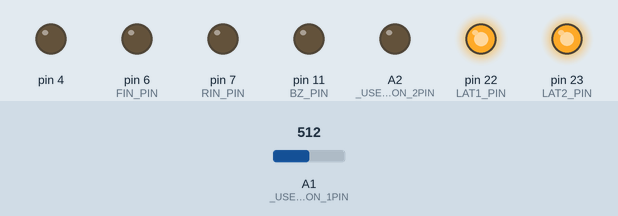
Simulated run of this sketch. Board: Arduino Leonardo, built with avr-gcc and run on an emulated ATmega32U4. On the bench: output pins drawn as LEDs (lit = HIGH). Inputs (shaded band) come from the test bench; at power-on: A1 (_USER_CON_1PIN) = 512.

Above: at 0.26 s.
Timing chart, 0 to 2.0 s (numbered marks = the images above):
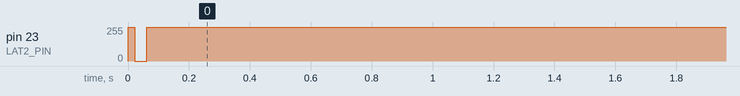

Measured:
- by itself, pin 23 (LAT2_PIN): 0/255 → 254/255 at 0.00 s, → 255/255 0.46 s later

The sketch:

kadai5.ino
```cpp
// 15:24

#define USE_TIMER3_ISR
#include "mono_con.h"

int x, angle;
int move = 0;
int phase = 0;
bool ismoving = false;

word in, tc;

int getangle(int pos) {
	return map(pos, 0, 1023, 0, 60);
}

ISR(TIMER3_COMPA_vect) {
	if (in++ > 5) {
		in = 0;

		x = analogRead(A1);
		angle = getangle(x);
	}

	if (ismoving) tc++;
	else tc = 20;
}

void setup() {
	config_init();
	serial_init();

	x = analogRead(A1);
}


void loop() {
	static int preangle = -1;
	angle = getangle(x);

	if (angle != preangle) {
		move += angle - preangle;
		preangle = angle;
	}

	if (move > 0) {
		ismoving = true;
		if (tc > 20) {
			tc = 0;
			if (++phase > 3) phase = 0;
			lm.color.SM = stepm_init(phase);
			led_stepmotor(lm.b8);
			move--;
		}
	} else if (move < 0) {
		ismoving = true;
		if (tc > 20) {
			tc = 0;
			if (--phase < 0) phase = 3;
			lm.color.SM = stepm_init(phase);
			led_stepmotor(lm.b8);
			move++;
		}
	} else {
		ismoving = false;
	}
}
```

mono_con.h
```cpp
//===================================================================================================================
//
//  高校生ものづくりコンテスト2026岡山県大会用 ArduinoShield
//
//    出力回路: 百エディケーション製
//    https://hyakuedu.wordpress.com/
//
//    CPU Board: Arduino MEGA 2560 R3
//                                     2026/01/08 OKAKO
//
//===================================================================================================================
#ifndef _MONO_CON_2026_H
#define _MONO_CON_2026_H

//--- Arduino  ATmega2560 Input
#define _USER_CON_1PIN A1
#define _USER_CON_2PIN A2
#define _USER_CON_3PIN 17
#define _USER_CON_4PIN 18
#define _USER_CON_5PIN 19
#define _USER_CON_6PIN 40
#define _USER_CON_7PIN 42
#define _USER_CON_8PIN 20 //GND

//--- OKAKO_Shield_CN2
#define BOARD_SW_PIN 26
#define BZ_PIN 11
#define FIN_PIN 6
#define RIN_PIN 7
#define LAT2_PIN 23
#define LAT1_PIN 22
#define SCK_PIN 24
#define SDI_PIN 25

//--- セグメントLED 0-9,blank
const int num[11] = { 0x3f, 0x06, 0x5b, 0x4f, 0x66,  //0, 1, 2, 3, 4
                      0x6d, 0x7d, 0x27, 0x7f, 0x6f,  //5, 6, 7, 8, 9
                      0x00 };                        //blank

//--- レジスタ初期設定
void config_init(void) {
  pinMode(_USER_CON_1PIN, INPUT);
  pinMode(_USER_CON_2PIN, INPUT);
  pinMode(_USER_CON_3PIN, INPUT);
  pinMode(_USER_CON_4PIN, INPUT);
  pinMode(_USER_CON_5PIN, INPUT);
  pinMode(_USER_CON_6PIN, INPUT);
  pinMode(_USER_CON_7PIN, INPUT);

  pinMode(_USER_CON_8PIN, OUTPUT);
  digitalWrite(_USER_CON_8PIN, LOW); //IN_D4をGND設定

  pinMode(BOARD_SW_PIN, INPUT);
  pinMode(BZ_PIN, OUTPUT);
  pinMode(RIN_PIN, OUTPUT);
  pinMode(FIN_PIN, OUTPUT);
  pinMode(LAT1_PIN, OUTPUT);
  pinMode(LAT2_PIN, OUTPUT);
  pinMode(SCK_PIN, OUTPUT);
  pinMode(SDI_PIN, OUTPUT);

  ////////// DCモータ制御用PWM信号生成用のタイマ(Timer4)の周波数を31.37KHzに変更 //////////
  TCCR4B = (TCCR4B & 0b11111000) | 0x01;

#ifdef USE_TIMER3_ISR
  ////////// 1ms割り込み用のタイマ(Timer3)の初期化 //////////
  TCCR3A = 0;
  TCCR3B = 0x0b;
  // OCR3A = 124;
  OCR3A = 249;
  TIMSK3 = 2;
#endif
}

//--- 構造体宣言bitset
struct bitset {
  int SDI : 1;   // bit0 シリアルデータ
  int SCK : 1;   // bit1 シリアルクロック
  int LAT1 : 1;  // bit2 7seg LED 系ラッチ
  int LAT2 : 1;  // bit3 フルカラーLED,step モータ系ラッチ
  int DCM : 2;   // bit4,5 DC モータの動作モード
  int BZ : 1;    // bit6 圧電スピーカ
  int TSW : 1;   // bit7 タクトスイッチ入力
};
struct bitset RC;  // 構造体変数

//--- 共用体宣言lm (LED & step Motor)
union {
  struct {               //--- 構造体宣言，bit というグループ名
    int SM : 4;   // bit0 ～ bit3 ステッピングモータ励磁信号
    int R : 1;    // bit4 フルカラーLED，赤色
    int B : 1;    // bit5 フルカラーLED，青色
    int G : 1;    // bit6 フルカラーLED，緑色
    int res : 1;  // bit7 未使用
  } bit;          // bit アクセス名
  struct {
    int SM : 4;
    int GBR : 3;  // フルカラーLED, カラーコードを3bitで指定
    int res : 1;
  } color;  // GBRを3ビットアクセス名
  int b8;   // byte アクセス名
} lm;       // 共用体変数名

//--- U1,U2,U3初期化
void serial_init(void) {
  // U1, U2
  digitalWrite(LAT1_PIN, LOW);
  shiftOut(SDI_PIN, SCK_PIN, MSBFIRST, 0x00);
  shiftOut(SDI_PIN, SCK_PIN, MSBFIRST, 0x00);
  digitalWrite(LAT1_PIN, HIGH);

  // U3
  digitalWrite(LAT2_PIN, LOW);
  shiftOut(SDI_PIN, SCK_PIN, MSBFIRST, 0x00);
  digitalWrite(LAT2_PIN, HIGH);
}

//--- 2桁7セグメントLEDの表示関数
void disp(char leftPat, char rightPat) {
  digitalWrite(LAT1_PIN, LOW);
  shiftOut(SDI_PIN, SCK_PIN, MSBFIRST, leftPat);
  shiftOut(SDI_PIN, SCK_PIN, MSBFIRST, rightPat);
  digitalWrite(LAT1_PIN, HIGH);
}

//--- ステッピングモータの初期設定関数
int stepm_init(int n) {
  int spm[5] = { 0x9,     // A
                 0xc,     // B
                 0x6,     // nA
                 0x3,     // nB
                 0x00 };  // Stop

  return spm[n];
}

//--- フルカラーLEDとステッピングモータの動作制御関数
void led_stepmotor(char n) {
  digitalWrite(LAT2_PIN, LOW);
  shiftOut(SDI_PIN, SCK_PIN, MSBFIRST, n);
  digitalWrite(LAT2_PIN, HIGH);
}

#endif
```
